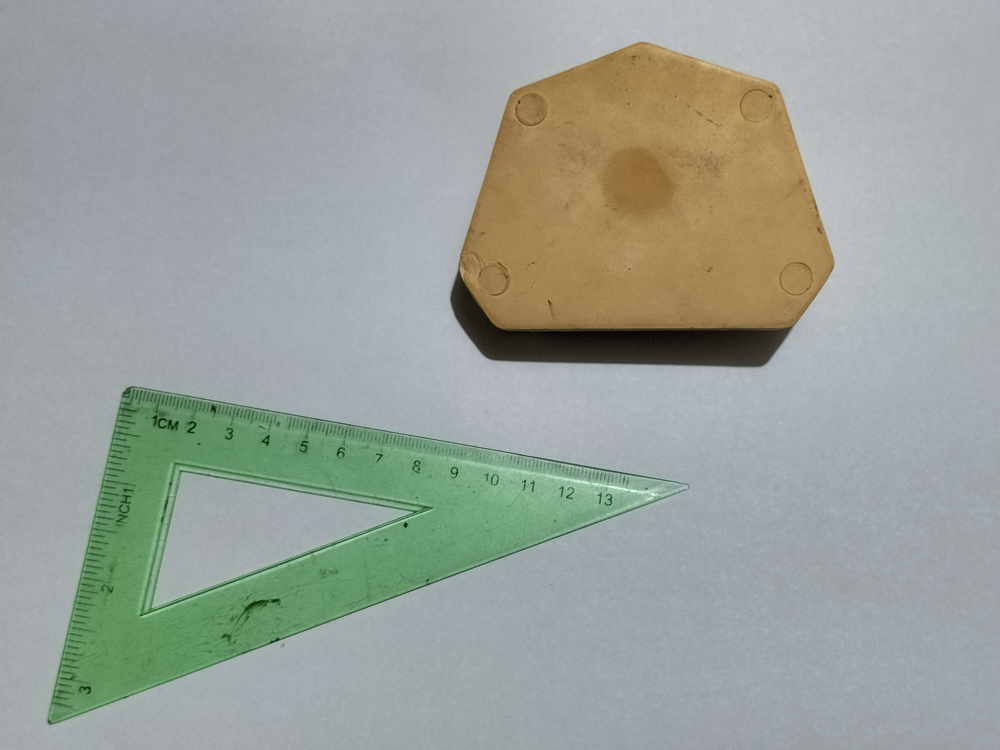
#> input picture DataSets/ImageTest/referenceImage2.jpg, 4000 x 3000 px (shown at 1/4 size)
$ python -i DetectObjects.py   (imports and definitions only)
#> lines starting #> are read from the running program, lines starting #| are printed output that depends on the picture; after the words box and inside, x2 and y2 are one past the last pixel; in counts of white or black regions, pixels touching at a corner belong together
### DataSets/DetectShapes.py
import cv2
class ShapeDetector:
  @classmethod
  def detect(cls, c, debugName=""):
    #initialize the shape name and appro
    shape = None
    peri = cv2.arcLength(c, True)
    approx = cv2.approxPolyDP(c, 0.0090*peri, True)
    approx_len = len(approx)

    if approx_len==3:
      shape = "triangle"

    elif approx_len == 4:
      (x, y, w, h) = cv2.boundingRect(approx)
      ratio = min(w,h)/max(w,h)
      if ratio >= 0.94:
        shape = "square"
      else:
        shape = "rectangle"

    elif approx_len == 5:
      shape = "pentagon"

    elif 6 <= approx_len and approx_len <= 14:
      shape = "others"

    elif approx_len >= 15:
      shape = "circle"

    return shape

### DataSets/DetectObjects.py
from DataSets.DetectShapes import ShapeDetector
import argparse
import imutils
import cv2
import numpy as np


def crop_object_fromContour(orig, c):
  (x, y, w, h) = cv2.boundingRect(c)
  object_img = orig[y:y+h, x:x+w]
  return object_img

def removing_backgroundMask(masked):
    # thresholding
    gray_masked = cv2.cvtColor(masked, cv2.COLOR_BGR2GRAY)
    t_val, alpha_thresh = cv2.threshold(gray_masked, 1, 255, cv2.THRESH_BINARY)
    # getting b,g,r channel
    b,g,r = cv2.split(masked)
    #merging rbg and also the alpha_thresh
    masked_filtered = cv2.merge([r, g, b, alpha_thresh], 4)
    #returing
    return masked_filtered

def masking(image, c, background):
    h = image.shape[0]
    w = image.shape[1]
    #all black area masking
    mask = np.zeros([h,w], np.uint8)
    #draw contours
    white_color = (255, 255, 255)
    #for specific image
    cv2.drawContours(mask, [c], -1, white_color, cv2.FILLED)
    #for background
    cv2.drawContours(background, [c], -1, white_color, cv2.FILLED)

    #masking
    inv_mask = 255-mask
    masked = cv2.bitwise_and(image, image, mask=mask)
    #cropping
    cropped_masked = crop_object_fromContour(masked, c)
    #removing_backgroundMask
    filtered_masked = removing_backgroundMask(cropped_masked)

    return filtered_masked

def save_info(file_name, dataList):
    #convert this to textfile
    with open(file_name, 'w',encoding = 'utf-8') as f:
        for data in dataList:
            f_name, posX, posY, shape = data
            f.write(f"{f_name};{posX};{posY};{shape}\n")

def extract_objects(image_fname):
    #data list
#> called with image_fname = 'ImageTest/referenceImage2.jpg'
    data_list = list()
    # reading an image
    image = cv2.imread(image_fname)
#> image is the input picture: shape (3000, 4000, 3); mean B, G, R 154, 161, 154.3
    if(image.shape[1]>=700):
        image = imutils.resize(image, height=350)
#> image: shape (350, 466, 3)
    #ratio = image.shape[0]/float(resized.shape[0])

    #gray scale and blurring
    gray = cv2.cvtColor(image, cv2.COLOR_BGR2GRAY)
    blurred = cv2.GaussianBlur(gray, (1, 1), 1)
    # using canny edge to show the edges [Update Canny edge]
    edged = cv2.Canny(blurred, 75, 125)
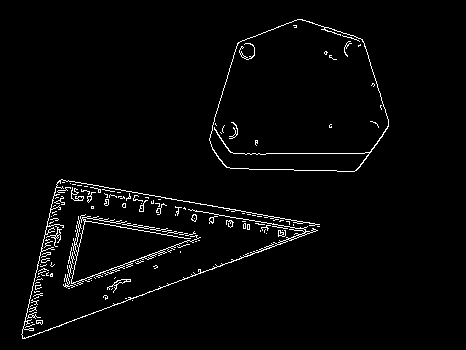
#> edged: shape (350, 466); 2.6% white in thin lines or dots, all inside (x1, y1, x2, y2) = (21, 19, 389, 339)
    edged = cv2.dilate(edged, None, iterations=1)
#> edged: shape (350, 466); 8% white; 13 white regions (1 under 20 px), largest, box (x1, y1, x2, y2) and area: (20, 178, 321, 340) 6766, (208, 18, 390, 173) 3013, (62, 213, 202, 290) 2626
    edged = cv2.erode(edged, None, iterations=1)
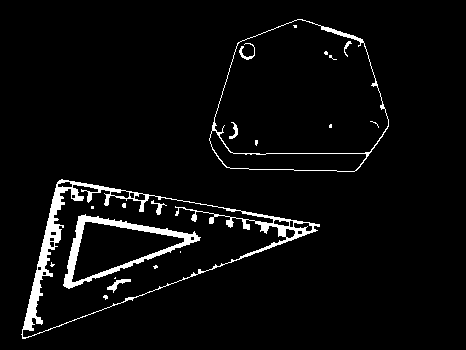
#> edged: shape (350, 466); 4.3% white; 21 white regions (13 under 20 px)

    # getting the contours only storing end points of the edge
    cnts = cv2.findContours(edged.copy(), cv2.RETR_EXTERNAL, cv2.CHAIN_APPROX_SIMPLE)
#> cnts = 2 contours; box (x1, y1, x2, y2) and area: (21, 179, 320, 339) 22570, (209, 19, 389, 172) 21190
    cnts = imutils.grab_contours(cnts)

    # implement a background mask
    background_mask = np.zeros(image.shape[0:2], np.uint8)

    #for storing all valid contours
    valid_cnts = list()

    # looping on all contours found
    for i,c in enumerate(cnts):
        # if its small then ignore
        if(cv2.contourArea(c)<200):
            continue
        else:
            valid_cnts.append(c)

        # finding the center position
        (x, y, w, h) = cv2.boundingRect(c)
        cX = x+(w//2)
        cY = y+(h//2)
        #detecting shape
        shape = ShapeDetector.detect(c)

        # masking
        filtered_masked = masking(image, c, background_mask)
        #output saving
        f_name = f"Image{i}.png"
        cv2.imwrite(f"DataSets/DataTemp/Objs/{f_name}", filtered_masked)
        #data encoding
        instances = (f_name, cX, cY, shape)
        data_list.append(instances)
#> this loop made 2 passes
#> (cX, cY, peri in detect, approx in detect) on pass 1: (170, 259, 810, [[22, 338], [319, 224], [61, 179]])
#> (cX, cY, peri in detect, approx_len in detect) on pass 2: (299, 95, 573, 7)
#> pass 1, in masking, `inv_mask = 255-mask`:
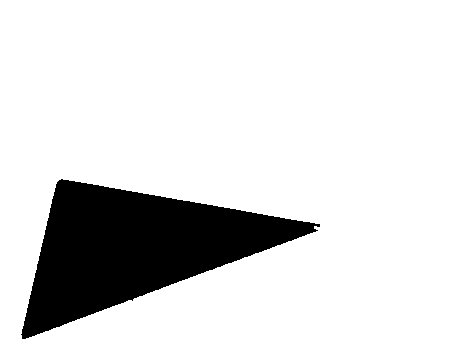
#> inv_mask: shape (350, 466); 85.9% white; 1 black region
#> pass 1, in masking, `masked = cv2.bitwise_and(image, image, mask=mask)`:
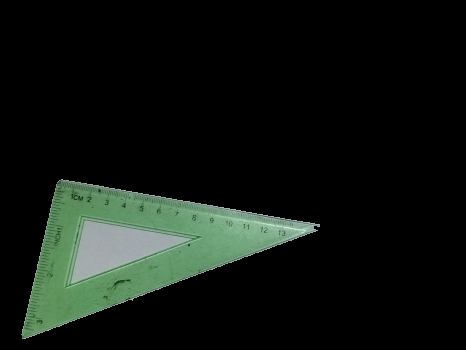
#> masked: shape (350, 466, 3); mean B, G, R 16.7, 21.6, 15.8
#> pass 1, in crop_object_fromContour, `object_img = orig[y:y+h, x:x+w]`:
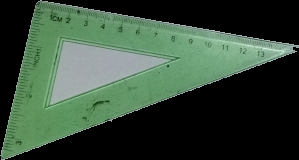
#> object_img: shape (160, 299, 3); mean B, G, R 57.1, 73.5, 53.8
#> pass 1, in removing_backgroundMask, `gray_masked = cv2.cvtColor(masked, cv2.COLOR_BGR2GRAY)`:
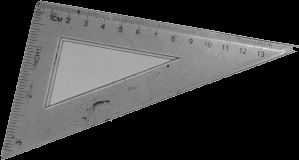
#> gray_masked: shape (160, 299); min 0, max 233, mean 65.8
#> after the loop, data_list = [('Image0.png', 170, 259, 'triangle'), ('Image1.png', 299, 95, 'others')]; valid_cnts has the same summary as cnts


    # for background
    background_mask_inv = 255-background_mask
    background_masked = cv2.bitwise_and(image, image, mask=background_mask_inv)
    background_masked_drawedcnts = cv2.drawContours(background_masked, valid_cnts, -1, (51, 204, 51), thickness=3)
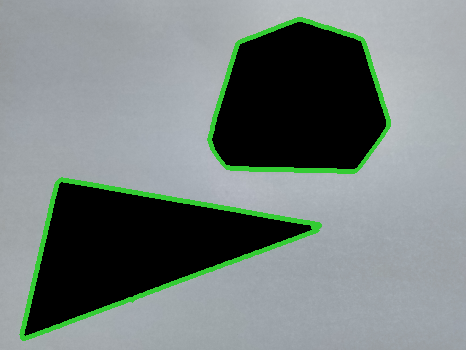
#> background_masked_drawedcnts: shape (350, 466, 3); mean B, G, R 126.4, 128.6, 118.5
    cv2.imwrite(f"DataSets/DataTemp/Background.jpg", background_masked_drawedcnts)
    #saving data
    save_info(f"DataSets/DataTemp/DataList.txt", data_list)
#> the loop in save_info, `for data in dataList:` made 2 passes
    print("Done Image Processing!")

>>> result = extract_objects('ImageTest/referenceImage2.jpg')

$ run again, on DataSets/ImageTest/referenceImage.png
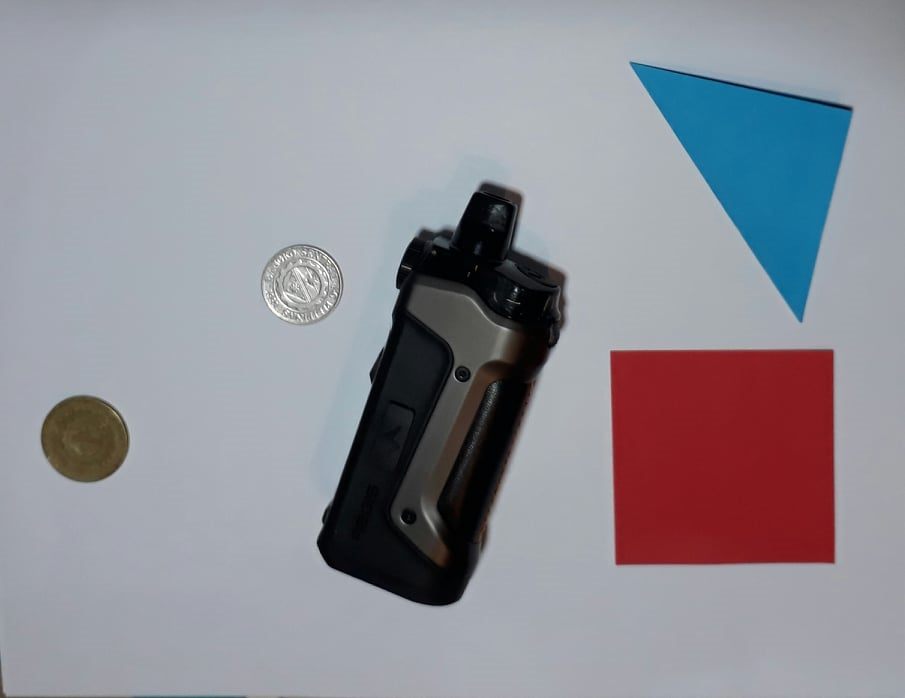
#> input picture DataSets/ImageTest/referenceImage.png, 905 x 698 px
#> in extract_objects, image is the input picture: shape (698, 905, 3); mean B, G, R 151.1, 143.1, 143.9
#> image: shape (350, 453, 3)
#> in extract_objects, `edged = cv2.erode(edged, None, iterations=1)`:
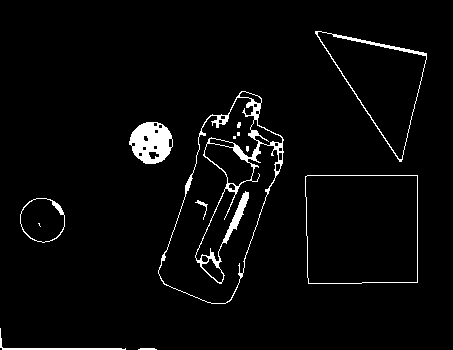
#> edged: shape (350, 453); 3.4% white; 13 white regions (4 under 20 px)
#> cnts = 7 contours, 1 with area under 20; largest, box (x1, y1, x2, y2) and area: (158, 91, 284, 304) 14995, (305, 175, 418, 284) 11900, (315, 31, 427, 162) 6566, (20, 198, 65, 243) 1537, (129, 122, 173, 164) 1353, (0, 328, 126, 350) 131
#> the loop in extract_objects, `for i,c in enumerate(cnts):` made 7 passes
#> (cX, cY, peri in detect, approx_len in detect) on passes 3, 5, 6: (42, 220, 146.7, 15), (151, 143, 139.9, 15), (221, 197, 584.6, 13)
#> after the loop in extract_objects, `for i,c in enumerate(cnts):`: data_list = [('Image2.png', 42, 220, 'circle'), ('Image3.png', 361, 229, 'square'), ('Image4.png', 151, 143, 'circle'), ('Image5.png', 221, 197, 'others'), ('Image6.png', 371, 96, 'triangle')]; valid_cnts = 5 contours; box (x1, y1, x2, y2) and area: (158, 91, 284, 304) 14995, (305, 175, 418, 284) 11900, (315, 31, 427, 162) 6566, (20, 198, 65, 243) 1537, (129, 122, 173, 164) 1353
#> in extract_objects, `background_masked_drawedcnts = cv2.drawContours(background_masked, val..`:
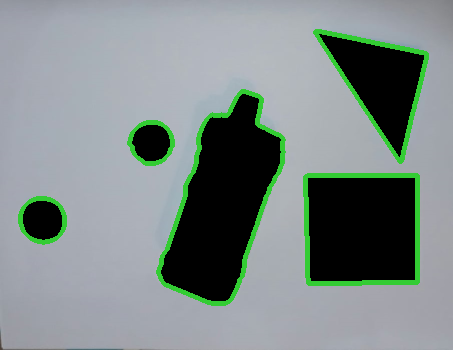
#> background_masked_drawedcnts: shape (350, 453, 3); mean B, G, R 135.8, 137.4, 126.5
#> the loop in save_info, `for data in dataList:` made 5 passes
